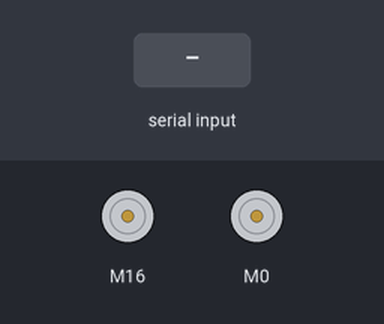
A sketch run on a simulated Arduino Uno, built with avr-gcc and run on an emulated ATmega328P. Parts: 2 × DC motor (green arrow = forward, orange = backward, longer = faster). The test bench sets the inputs (shaded band).

Above: at 1.2 s.
1.3 s: "F" received over the second serial link
At 2.3 s:
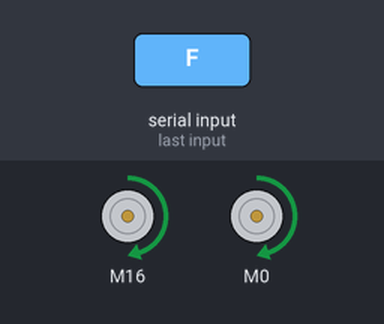
2.8 s: "B" received over the second serial link
At 3.5 s:
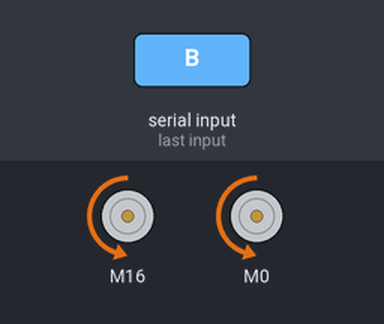
4.3 s: "R" received over the second serial link
At 4.6 s:
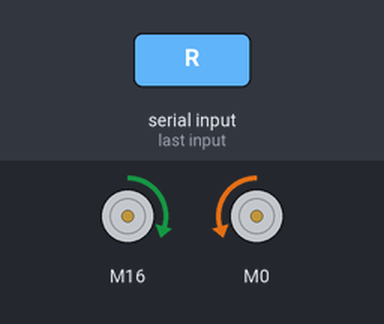
5.8 s: "L" received over the second serial link
At 7.0 s:
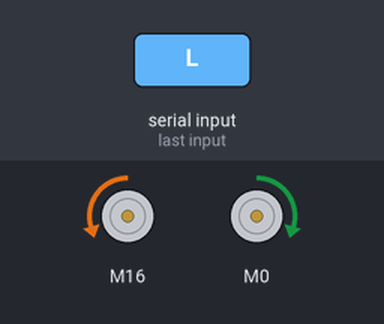
7.3 s: "S" received over the second serial link
At 8.1 s:
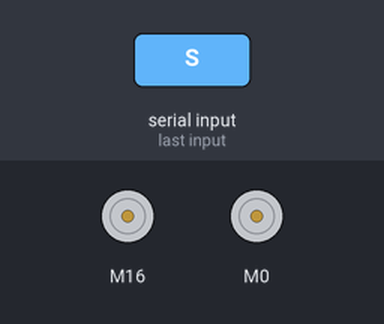
Timing chart, 0 to 9.8 s (numbered marks = the images above; inputs shaded):
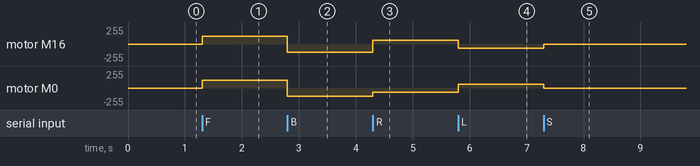

Measured:
- after the input at 1.3 s, motor M16, motor M0: stopped → forward 120/255 at once
- after the input at 2.8 s, motor M16, motor M0: forward 120/255 → backward 120/255 at once
- after the input at 4.3 s, motor M16: backward 120/255 → forward 60/255 at once; motor M0: backward 120/255 → backward 60/255 at once
- after the input at 5.8 s, motor M16: forward 60/255 → backward 60/255 at once; motor M0: backward 60/255 → forward 60/255 at once
- after the input at 7.3 s, motor M16: backward 60/255 → stopped at once; motor M0: forward 60/255 → stopped at once

The sketch:

drive.ino
```cpp
#include <SparkFun_TB6612.h>                      //引入TB6612FNG函式庫
#include <SoftwareSerial.h>                  //引入SoftwareSerial函式庫

const int AIN1 = 16;                                              //D0
const int AIN2 = 4;                                               //D2
const int BIN1 = 0;                                               //D3
const int BIN2 = 2;                                               //D4
const int PWMA = 14;                                              //D5
const int PWMB = 12;                                              //D6
const int STBY = 5;                                               //D1

const int offsetA = 1;                                 //定義通道A正反轉
const int offsetB = 1;                                 //定義通道B正反轉
char status;                                          //儲存接收到的字元
int speed = 120;                                        //馬達轉速0~255
int mappedSpeed = map(speed, 0, 255, 0, -255);            //Remap為負值

SoftwareSerial BT(13, 15);                         //D7, D8 設為 RX, TX

Motor motorA = Motor(AIN1, AIN2, PWMA, offsetA, STBY); //建立物件motorA
Motor motorB = Motor(BIN1, BIN2, PWMB, offsetB, STBY); //建立物件motorB

void setup(){
  os_update_cpu_frequency(80);                     //設置CPU頻率為80MHz
  pinMode(STBY, OUTPUT);
  digitalWrite(STBY, LOW);                 //將STBY設為LOW避免開機誤動作
  BT.begin(9600);                                     //Baud Rate 9600
}

void loop(){
  if (BT.available()) {
    status = BT.read();
  }

  switch (status){                          //根據接收到字元執行對應動作
    case 'F':
      forward(motorA, motorB, speed);
      status = 'N';
      break;
    case 'B':
      back(motorA, motorB, mappedSpeed);
      status = 'N';
      break;
    case 'R':
      right(motorA, motorB, speed);
      status = 'N';
      break;
    case 'L':
      left(motorA, motorB, speed);
      status = 'N';
      break;
    case 'S':
      brake(motorA, motorB);
      status = 'N';
      break;
  }
}
```
